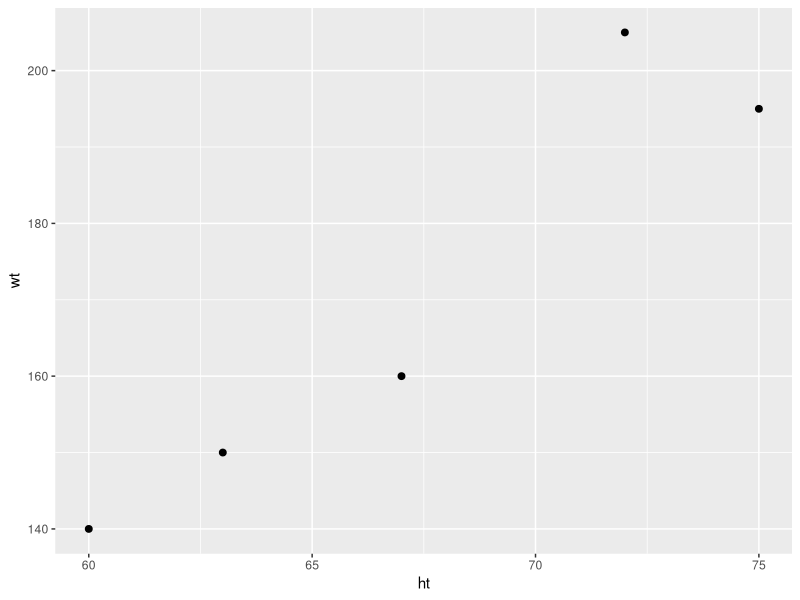

R code for this plot:
## ---- chunk 1
library(tidyverse)
class.measurements<-data.frame(ht=c(67,72,60,75,63),wt=c(160,205,140,195,150))
class.measurements %>% ggplot(aes(x=ht,y=wt))+geom_point(cex=2)
## ---- chunk 2
class.lm <- lm(wt~ht,data=class.measurements)
summary(class.lm)
